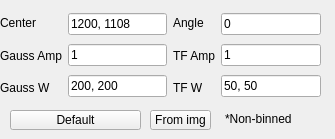
             <widget class="QWidget" name="tab_6">
              <attribute name="title">
               <string>Fit Guess</string>
              </attribute>
              <widget class="QLabel" name="label_23">
               <property name="geometry">
                <rect>
                 <x>225</x>
                 <y>110</y>
                 <width>101</width>
                 <height>17</height>
                </rect>
               </property>
               <property name="text">
                <string>*Non-binned</string>
               </property>
              </widget>
              <widget class="QPushButton" name="pushButton_default">
               <property name="geometry">
                <rect>
                 <x>10</x>
                 <y>110</y>
                 <width>131</width>
                 <height>20</height>
                </rect>
               </property>
               <property name="styleSheet">
                <string notr="true">font: 75 10pt &quot;Ubuntu Condensed&quot;;</string>
               </property>
               <property name="text">
                <string>Default</string>
               </property>
              </widget>
              <widget class="QWidget" name="layoutWidget">
               <property name="geometry">
                <rect>
                 <x>0</x>
                 <y>10</y>
                 <width>321</width>
                 <height>91</height>
                </rect>
               </property>
               <layout class="QHBoxLayout" name="horizontalLayout_8">
                <item>
                 <layout class="QVBoxLayout" name="verticalLayout_12">
                  <item>
                   <widget class="QLabel" name="label_3">
                    <property name="font">
                     <font>
                      <pointsize>9</pointsize>
                     </font>
                    </property>
                    <property name="text">
                     <string>Center</string>
                    </property>
                    <property name="alignment">
                     <set>Qt::AlignLeading|Qt::AlignLeft|Qt::AlignVCenter</set>
                    </property>
                   </widget>
                  </item>
                  <item>
                   <widget class="QLabel" name="label_20">
                    <property name="font">
                     <font>
                      <pointsize>9</pointsize>
                     </font>
                    </property>
                    <property name="text">
                     <string>Gauss Amp</string>
                    </property>
                    <property name="alignment">
                     <set>Qt::AlignLeading|Qt::AlignLeft|Qt::AlignVCenter</set>
                    </property>
                   </widget>
                  </item>
                  <item>
                   <widget class="QLabel" name="label_7">
                    <property name="font">
                     <font>
                      <pointsize>9</pointsize>
                     </font>
                    </property>
                    <property name="text">
                     <string>Gauss W</string>
                    </property>
                    <property name="alignment">
                     <set>Qt::AlignLeading|Qt::AlignLeft|Qt::AlignVCenter</set>
                    </property>
                   </widget>
                  </item>
                 </layout>
                </item>
                <item>
                 <layout class="QVBoxLayout" name="verticalLayout_10">
                  <item>
                   <widget class="QLineEdit" name="lineEdit_center">
                    <property name="font">
                     <font>
                      <pointsize>9</pointsize>
                     </font>
                    </property>
                    <property name="text">
                     <string>1200, 1108</string>
                    </property>
                   </widget>
                  </item>
                  <item>
                   <widget class="QLineEdit" name="lineEdit_ga">
                    <property name="font">
                     <font>
                      <pointsize>9</pointsize>
                     </font>
                    </property>
                    <property name="text">
                     <string>1</string>
                    </property>
                   </widget>
                  </item>
                  <item>
                   <widget class="QLineEdit" name="lineEdit_gw">
                    <property name="font">
                     <font>
                      <pointsize>9</pointsize>
                     </font>
                    </property>
                    <property name="text">
                     <string>200, 200</string>
                    </property>
                   </widget>
                  </item>
                 </layout>
                </item>
                <item>
                 <layout class="QVBoxLayout" name="verticalLayout_13">
                  <item>
                   <widget class="QLabel" name="label_4">
                    <property name="font">
                     <font>
                      <pointsize>9</pointsize>
                     </font>
                    </property>
                    <property name="text">
                     <string>Angle</string>
                    </property>
                    <property name="alignment">
                     <set>Qt::AlignLeading|Qt::AlignLeft|Qt::AlignVCenter</set>
                    </property>
                   </widget>
                  </item>
                  <item>
                   <widget class="QLabel" name="label_21">
                    <property name="font">
                     <font>
                      <pointsize>9</pointsize>
                     </font>
                    </property>
                    <property name="text">
                     <string>TF Amp</string>
                    </property>
                    <property name="alignment">
                     <set>Qt::AlignLeading|Qt::AlignLeft|Qt::AlignVCenter</set>
                    </property>
                   </widget>
                  </item>
                  <item>
                   <widget class="QLabel" name="label_22">
                    <property name="font">
                     <font>
                      <pointsize>9</pointsize>
                     </font>
                    </property>
                    <property name="text">
                     <string>TF W</string>
                    </property>
                    <property name="alignment">
                     <set>Qt::AlignLeading|Qt::AlignLeft|Qt::AlignVCenter</set>
                    </property>
                   </widget>
                  </item>
                 </layout>
                </item>
                <item>
                 <layout class="QVBoxLayout" name="verticalLayout_11">
                  <item>
                   <widget class="QLineEdit" name="lineEdit_angle">
                    <property name="font">
                     <font>
                      <pointsize>9</pointsize>
                     </font>
                    </property>
                    <property name="text">
                     <string>0</string>
                    </property>
                   </widget>
                  </item>
                  <item>
                   <widget class="QLineEdit" name="lineEdit_tfa">
                    <property name="font">
                     <font>
                      <pointsize>9</pointsize>
                     </font>
                    </property>
                    <property name="text">
                     <string>1</string>
                    </property>
                   </widget>
                  </item>
                  <item>
                   <widget class="QLineEdit" name="lineEdit_tfw">
                    <property name="font">
                     <font>
                      <pointsize>9</pointsize>
                     </font>
                    </property>
                    <property name="text">
                     <string>50, 50</string>
                    </property>
                   </widget>
                  </item>
                 </layout>
                </item>
               </layout>
              </widget>
              <widget class="QPushButton" name="pushButton_fromimg">
               <property name="geometry">
                <rect>
                 <x>150</x>
                 <y>110</y>
                 <width>61</width>
                 <height>20</height>
                </rect>
               </property>
               <property name="styleSheet">
                <string notr="true">font: 75 10pt &quot;Ubuntu Condensed&quot;;</string>
               </property>
               <property name="text">
                <string>From img</string>
               </property>
              </widget>
             </widget>
